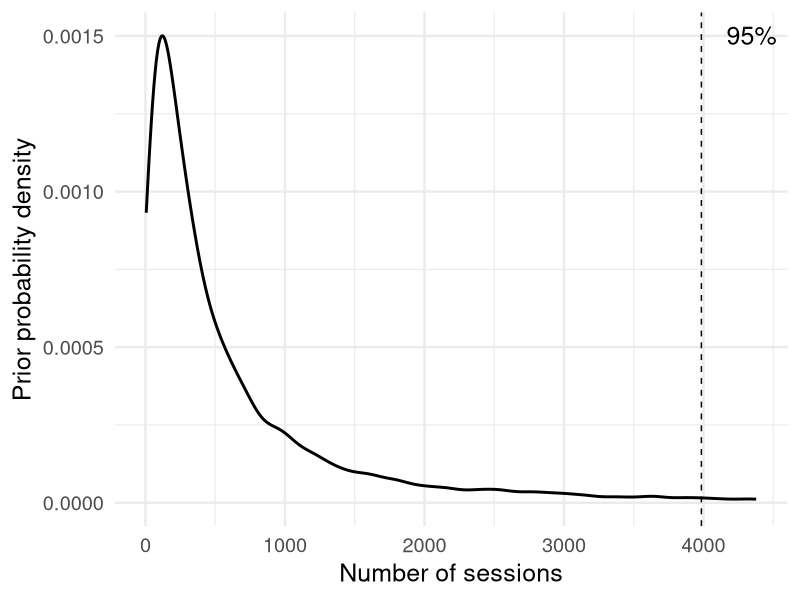
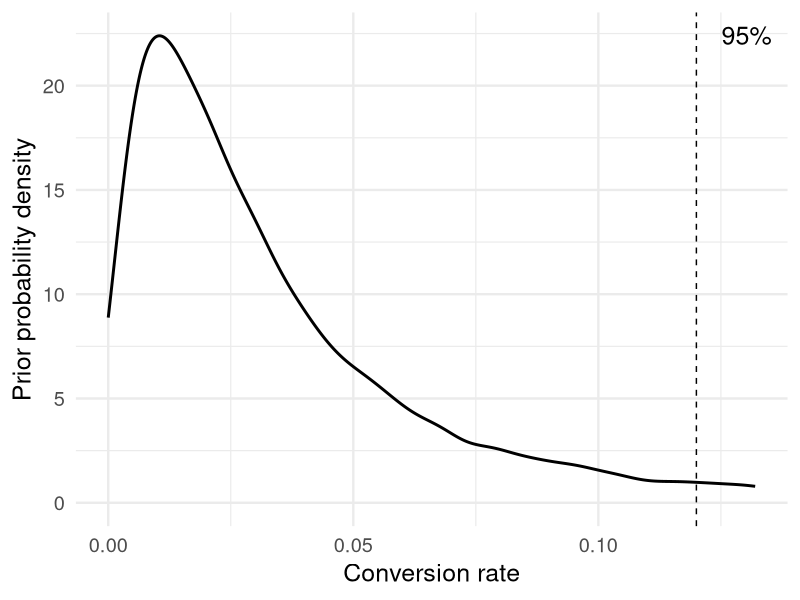

The R source for these figures, in order:
## ---- chunk 1
library(ggplot2)
library(tidyverse)

font_size <- 18
theme_set(theme_minimal(base_size = font_size))
## ---- chunk 2
set.seed(42)

count <- 10000
mean <- 500
deviation <- 500

mu_0 <- log(mean) - 0.5 * log(1 + (deviation / mean)**2)
sigma_0 <- log(exp(sqrt(log(1 + (deviation / mean)**2))) - 1)

mu_global <- rnorm(count, mean = mu_0, sd = 1)
sigma_global <- rnorm(count, mean = sigma_0, sd = 1)

x <- mapply(function(location, scale) rlnorm(1, meanlog = location, sdlog = scale),
            location = mu_global,
            scale = log(1 + exp(sigma_global)))

prior <- density(x, n = 10 * count)
x_limit <- quantile(x, 0.95)
y_limit <- max(prior$y)

tibble(x = prior$x, y = prior$y) %>%
  ggplot(aes(x = x, y = y)) +
  geom_line(linewidth = 1) +
  xlim(0, 1.1 * x_limit) +
  geom_vline(xintercept = x_limit, linetype = 'dashed', color = 'black') +
  annotate('text',
           label = '95%',
           x = x_limit,
           y = y_limit,
           vjust = 0.5,
           hjust = -0.5,
           size = font_size / .pt) +
  labs(x = 'Number of sessions', y = 'Prior probability density')
## ---- chunk 3
set.seed(42)

count <- 10000
rate <- 0.025

alpha_0 <- log(rate / (1 - rate))

alpha_global <- rnorm(count, mean = alpha_0, sd = 1)

x <- mapply(function(probability) rbinom(1, size = 500, prob = probability),
            probability = 1 / (1 + exp(-alpha_global))) / 500

prior <- density(x, n = 10 * count)
x_limit <- quantile(x, 0.95)
y_limit <- max(prior$y)

tibble(x = prior$x, y = prior$y) %>%
  ggplot(aes(x = x, y = y)) +
  geom_line(linewidth = 1) +
  xlim(0, 1.1 * x_limit) +
  geom_vline(xintercept = x_limit, linetype = 'dashed', color = 'black') +
  annotate('text',
           label = '95%',
           x = x_limit,
           y = y_limit,
           vjust = 0.5,
           hjust = -0.5,
           size = font_size / .pt) +
  labs(x = 'Conversion rate', y = 'Prior probability density')
